Frame 1 (no input): blank canvas, image omitted
Frame 60 (the mouse pressed at the canvas centre just before this capture): blank canvas, image omitted
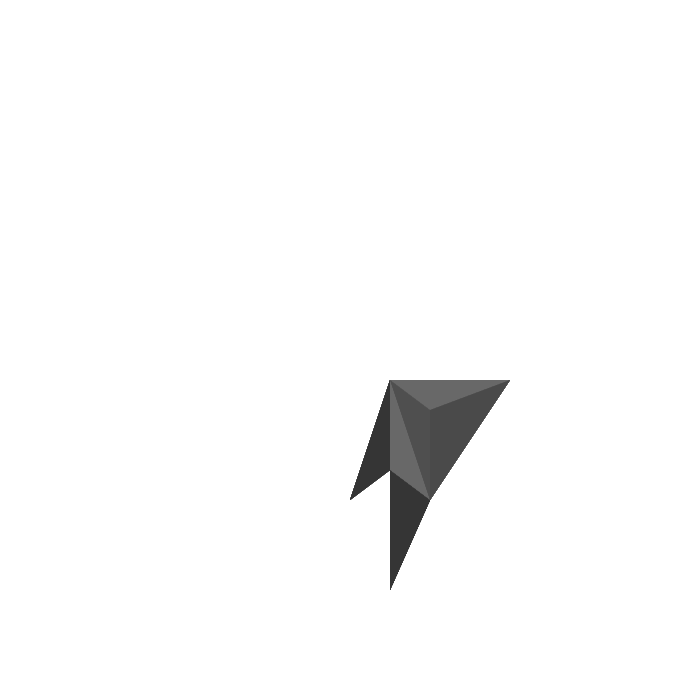
Frame 120 (the mouse held since frame 60 and released just before this capture)

The Processing sketch whose frames 1 and 60 were blank and that drew this single picture after the mouse press (run headless with seeded random() and noise(); from frame 60 on, the mouse is pressed at the canvas centre):

// Processing sketch: processing_86652
// ── processing_86652.pde

void setup()
{

// taille
size(700,700);
// couleur de fond
background(255);
}
 
void draw()
{
 // local var...
 color black = color(50, 50, 50),
       grey  = color(100, 100, 100);
 int opacity = 50;

 
if (mousePressed) {
// option de tourner sur soi meme la forme
 

noStroke();

translate(mouseX,mouseY);

pushMatrix();


fill(black, opacity);
triangle(0, 150, 40, 120, 40, 30); // Noir
 
fill(grey, opacity);  // Gris
triangle(40, 30, 80, 150, 40, 120);
 
fill(black, opacity); // Noir
triangle(40, 30, 80, 150, 80, 60);
 
fill(grey, opacity);  // Gris

triangle(40, 30, 80, 150, 160, 30); 
 
fill(black, opacity); // Noir
triangle(160, 30, 80, 150, 80, 60);
 
fill(black, opacity); // Noir
triangle(40, 120, 80, 150, 40, 240);

 
popMatrix();
 
}
}
